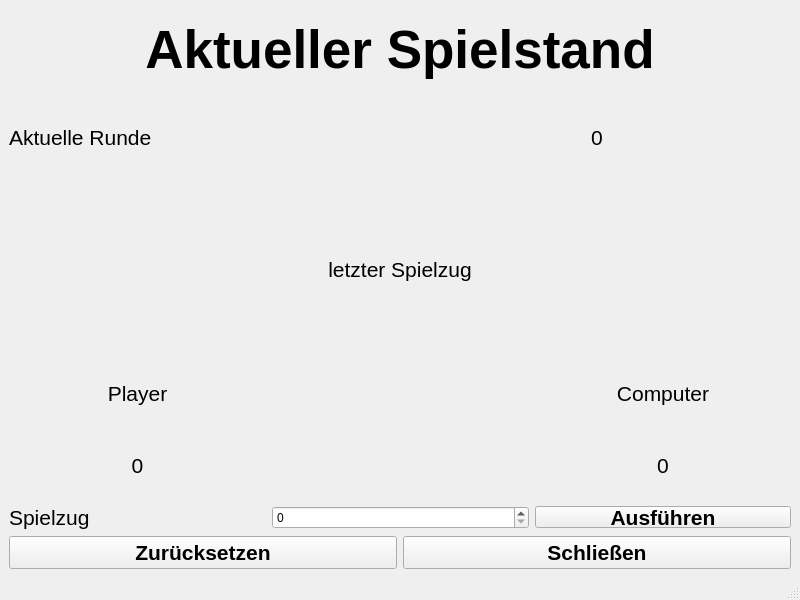
<?xml version="1.0" encoding="UTF-8"?>
<ui version="4.0">
 <class>MainWindow</class>
 <widget class="QMainWindow" name="MainWindow">
  <property name="geometry">
   <rect>
    <x>0</x>
    <y>0</y>
    <width>800</width>
    <height>600</height>
   </rect>
  </property>
  <property name="windowTitle">
   <string>Rock Paper Scissors</string>
  </property>
  <widget class="QWidget" name="centralwidget">
   <layout class="QVBoxLayout" name="verticalLayout">
    <item>
     <layout class="QVBoxLayout" name="verticalLayout_2">
      <item>
       <widget class="QLabel" name="label">
        <property name="font">
         <font>
          <pointsize>40</pointsize>
          <bold>true</bold>
         </font>
        </property>
        <property name="text">
         <string>Aktueller Spielstand</string>
        </property>
        <property name="alignment">
         <set>Qt::AlignCenter</set>
        </property>
       </widget>
      </item>
      <item>
       <layout class="QHBoxLayout" name="horizontalLayout">
        <item>
         <widget class="QLabel" name="label_4">
          <property name="text">
           <string>&lt;html&gt;&lt;head/&gt;&lt;body&gt;&lt;p&gt;&lt;span style=&quot; font-size:16pt;&quot;&gt;Aktuelle Runde&lt;/span&gt;&lt;/p&gt;&lt;/body&gt;&lt;/html&gt;</string>
          </property>
          <property name="margin">
           <number>30</number>
          </property>
         </widget>
        </item>
        <item>
         <widget class="QLabel" name="round">
          <property name="text">
           <string>&lt;html&gt;&lt;head/&gt;&lt;body&gt;&lt;p align=&quot;center&quot;&gt;&lt;span style=&quot; font-size:16pt;&quot;&gt;0&lt;/span&gt;&lt;/p&gt;&lt;/body&gt;&lt;/html&gt;</string>
          </property>
         </widget>
        </item>
       </layout>
      </item>
     </layout>
    </item>
    <item>
     <widget class="QLabel" name="label_2">
      <property name="text">
       <string>&lt;html&gt;&lt;head/&gt;&lt;body&gt;&lt;p align=&quot;center&quot;&gt;&lt;span style=&quot; font-size:16pt;&quot;&gt;letzter Spielzug&lt;/span&gt;&lt;/p&gt;&lt;/body&gt;&lt;/html&gt;</string>
      </property>
     </widget>
    </item>
    <item>
     <layout class="QGridLayout" name="gridLayout">
      <item row="2" column="2">
       <widget class="QPushButton" name="play">
        <property name="maximumSize">
         <size>
          <width>256</width>
          <height>22</height>
         </size>
        </property>
        <property name="font">
         <font>
          <pointsize>16</pointsize>
          <bold>true</bold>
         </font>
        </property>
        <property name="text">
         <string>Ausführen</string>
        </property>
       </widget>
      </item>
      <item row="1" column="0">
       <widget class="QLabel" name="score_player">
        <property name="text">
         <string>&lt;html&gt;&lt;head/&gt;&lt;body&gt;&lt;p align=&quot;center&quot;&gt;&lt;span style=&quot; font-size:16pt;&quot;&gt;0&lt;/span&gt;&lt;/p&gt;&lt;/body&gt;&lt;/html&gt;</string>
        </property>
       </widget>
      </item>
      <item row="2" column="0">
       <widget class="QLabel" name="label_7">
        <property name="text">
         <string>&lt;html&gt;&lt;head/&gt;&lt;body&gt;&lt;p&gt;&lt;span style=&quot; font-size:16pt;&quot;&gt;Spielzug&lt;/span&gt;&lt;/p&gt;&lt;/body&gt;&lt;/html&gt;</string>
        </property>
        <property name="margin">
         <number>10</number>
        </property>
       </widget>
      </item>
      <item row="0" column="0">
       <widget class="QLabel" name="label_6">
        <property name="text">
         <string>&lt;html&gt;&lt;head/&gt;&lt;body&gt;&lt;p align=&quot;center&quot;&gt;&lt;span style=&quot; font-size:16pt;&quot;&gt;Player&lt;/span&gt;&lt;/p&gt;&lt;/body&gt;&lt;/html&gt;</string>
        </property>
       </widget>
      </item>
      <item row="1" column="2">
       <widget class="QLabel" name="score_computer">
        <property name="text">
         <string>&lt;html&gt;&lt;head/&gt;&lt;body&gt;&lt;p align=&quot;center&quot;&gt;&lt;span style=&quot; font-size:16pt;&quot;&gt;0&lt;/span&gt;&lt;/p&gt;&lt;/body&gt;&lt;/html&gt;</string>
        </property>
       </widget>
      </item>
      <item row="0" column="2">
       <widget class="QLabel" name="label_11">
        <property name="text">
         <string>&lt;html&gt;&lt;head/&gt;&lt;body&gt;&lt;p align=&quot;center&quot;&gt;&lt;span style=&quot; font-size:16pt;&quot;&gt;Computer&lt;/span&gt;&lt;/p&gt;&lt;/body&gt;&lt;/html&gt;</string>
        </property>
       </widget>
      </item>
      <item row="2" column="1">
       <widget class="QSpinBox" name="spinBox"/>
      </item>
     </layout>
    </item>
    <item>
     <layout class="QHBoxLayout" name="horizontalLayout_2">
      <item>
       <widget class="QPushButton" name="default_2">
        <property name="font">
         <font>
          <pointsize>16</pointsize>
          <bold>true</bold>
         </font>
        </property>
        <property name="text">
         <string>Zurücksetzen</string>
        </property>
       </widget>
      </item>
      <item>
       <widget class="QPushButton" name="exit">
        <property name="font">
         <font>
          <pointsize>16</pointsize>
          <bold>true</bold>
         </font>
        </property>
        <property name="text">
         <string>Schließen</string>
        </property>
       </widget>
      </item>
     </layout>
    </item>
   </layout>
  </widget>
  <widget class="QStatusBar" name="statusbar"/>
 </widget>
 <resources/>
 <connections/>
</ui>
